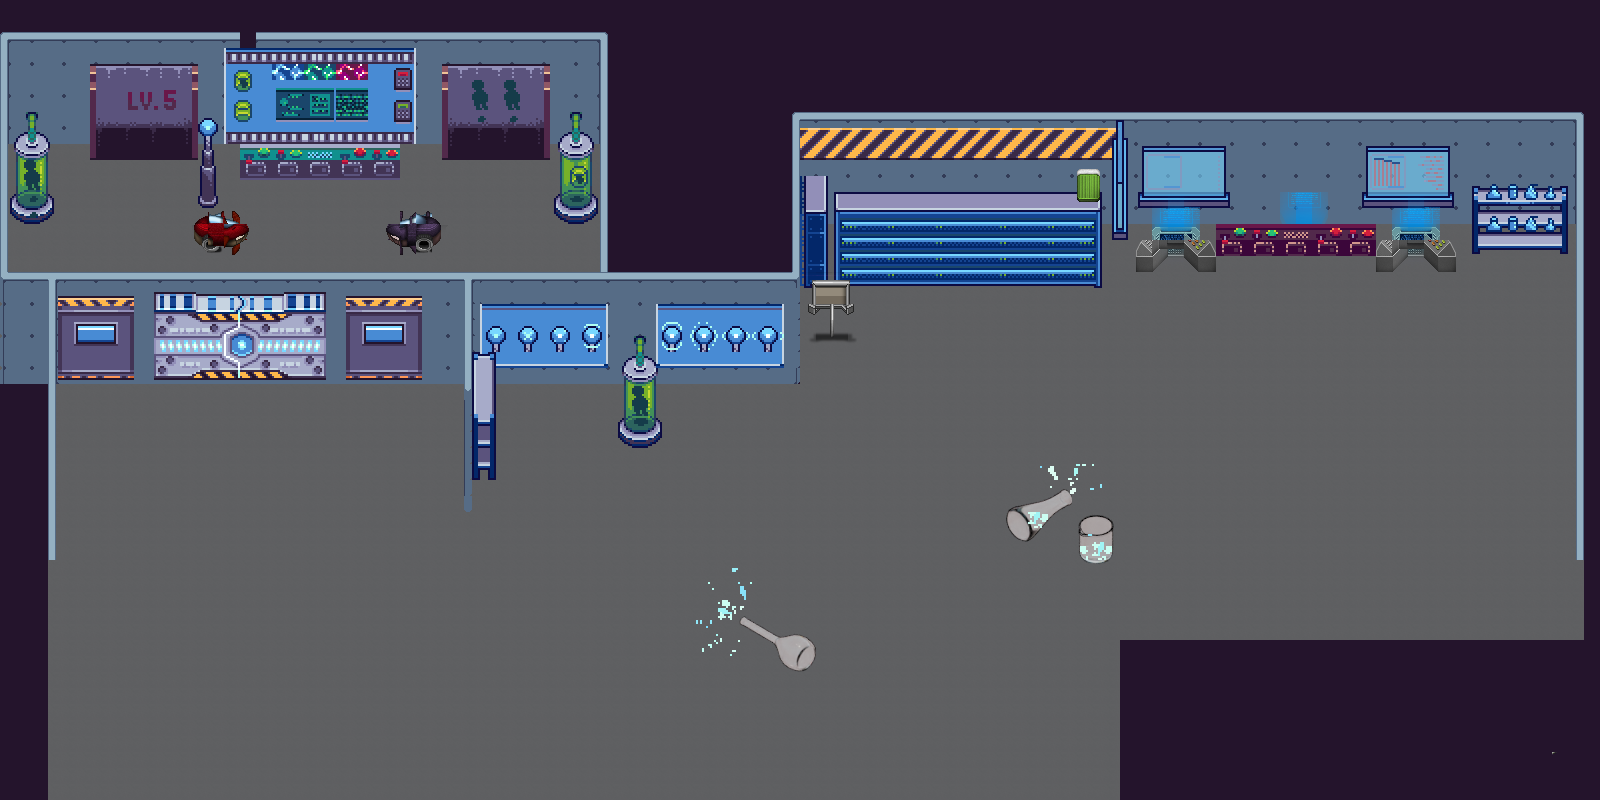

Tiled map render using the project's own tile images. Description and the map definition, with tile-layer contents summarised, below:
An orthogonal 100x50 tile map with 16x16 px tiles, 5 tile layers (0, 1, 2, 3, ...), 15 tilesets and 36 objects.

<map version="1.10" tiledversion="1.11.0" orientation="orthogonal" renderorder="right-down" width="100" height="50" tilewidth="16" tileheight="16" infinite="0" nextlayerid="22" nextobjectid="175">
 <editorsettings>
  <export target="object PTN.tmx" format="tmx" />
 </editorsettings>
 <properties>
  <property name="mapMusic" value="audio/music/boss_theme.mp3" />
 </properties>
 <tileset firstgid="1" name="spriteSheet_fireEffect03_42x52" tilewidth="16" tileheight="16" tilecount="285" columns="15">
  <image source="PTN-tileset/tiles_laboratory_LandOfPixels/32px/spriteSheet_fireEffect03_42x52.png" width="252" height="312" />
 </tileset>
 <tileset firstgid="286" name="spriteSheet_lightBulbSmallAnimation_32x32" tilewidth="16" tileheight="16" tilecount="32" columns="16">
  <image source="PTN-tileset/tiles_laboratory_LandOfPixels/32px/spriteSheet_lightBulbSmallAnimation_32x32.png" width="256" height="32" />
 </tileset>
 <tileset firstgid="318" name="spriteSheet_lightingBulb02_136x146" tilewidth="16" tileheight="16" tilecount="2754" columns="51">
  <image source="PTN-tileset/tiles_laboratory_LandOfPixels/32px/spriteSheet_lightingBulb02_136x146.png" width="816" height="876" />
 </tileset>
 <tileset firstgid="3072" name="spriteSheet_tiledLiquids_32x32" tilewidth="16" tileheight="16" tilecount="192" columns="32">
  <image source="PTN-tileset/tiles_laboratory_LandOfPixels/32px/spriteSheet_tiledLiquids_32x32.png" width="512" height="96" />
 </tileset>
 <tileset firstgid="3264" name="tilesFloor32" tilewidth="16" tileheight="16" tilecount="792" columns="22">
  <image source="PTN-tileset/tiles_laboratory_LandOfPixels/32px/tilesFloor32.png" width="352" height="576" />
 </tileset>
 <tileset firstgid="4056" name="tilesStuff" tilewidth="16" tileheight="16" tilecount="2368" columns="74">
  <image source="PTN-tileset/tiles_laboratory_LandOfPixels/32px/tilesStuff.png" width="1184" height="512" />
 </tileset>
 <tileset firstgid="6424" name="tilesWalls" tilewidth="16" tileheight="16" tilecount="768" columns="24">
  <image source="PTN-tileset/tiles_laboratory_LandOfPixels/32px/tilesWalls.png" width="384" height="512" />
 </tileset>
 <tileset firstgid="7192" name="tileset x1" tilewidth="16" tileheight="16" tilecount="3404" columns="74">
  <image source="PTN-tileset/tileset x1.png" width="1184" height="736" />
 </tileset>
 <tileset firstgid="10596" name="neotiles" tilewidth="32" tileheight="32" tilecount="256" columns="16">
  <image source="PTN-tileset/neotiles.png" width="512" height="512" />
 </tileset>
 <tileset firstgid="10852" name="Computer Room Spritesheet 1" tilewidth="16" tileheight="16" tilecount="4096" columns="64">
  <image source="PTN-tileset/Computer Room Spritesheet 1.png" width="1024" height="1024" />
 </tileset>
 <tileset firstgid="14948" name="Chemistry Lab Second Spritesheet 7" tilewidth="16" tileheight="16" tilecount="4096" columns="64">
  <image source="PTN-tileset/Chemistry Lab Second Spritesheet 7.png" width="1024" height="1024" />
 </tileset>
 <tileset firstgid="19044" name="Chemistry Lab First Spritesheet 2" tilewidth="16" tileheight="16" tilecount="4096" columns="64">
  <image source="PTN-tileset/Chemistry Lab First Spritesheet 2.png" width="1024" height="1024" />
 </tileset>
 <tileset firstgid="23140" name="Terrain" class="Terrain" tilewidth="1600" tileheight="825" tilecount="9" columns="0">
  <grid orientation="orthogonal" width="1" height="1" />
  <tile id="2" type="Terrain">
   <image source="PTN-tileset/object/object 1.3.png" width="439" height="373" />
   <objectgroup draworder="index" id="2">
    <object id="6" x="94.5" y="336" width="40" height="33" />
    <object id="7" x="283.5" y="338" width="41.5" height="31" />
    <object id="9" x="53.1317" y="199.207" width="343.125" height="113.578" />
   </objectgroup>
  </tile>
  <tile id="3" type="Terrain">
   <image source="PTN-tileset/object/object 1.4.png" width="316" height="257" />
   <objectgroup draworder="index" id="2">
    <object id="1" x="39.5" y="210.5" width="22" height="29.5" />
    <object id="2" x="37.5" y="6.5" width="26" height="34.5" />
    <object id="3" x="286" y="5.5" width="26" height="34.5" />
    <object id="4" x="251.5" y="225.5" width="28" height="28" />
   </objectgroup>
  </tile>
  <tile id="4" type="Terrain">
   <image source="PTN-tileset/object/wall1.1.png" width="1064" height="272" />
   <objectgroup draworder="index" id="2">
    <object id="1" x="4" y="1" width="6" height="266.951" />
    <object id="4" x="628" y="256.674" width="435" height="13.326" />
    <object id="5" x="-3.32344" y="254.797" width="272.522" height="16.6172" />
   </objectgroup>
  </tile>
  <tile id="5" type="Terrain">
   <image source="PTN-tileset/object/wall 1.2.png" width="220" height="825" />
   <objectgroup draworder="index" id="2">
    <object id="1" x="210" y="2" width="5.33333" height="821.333" />
   </objectgroup>
  </tile>
  <tile id="6" type="Terrain">
   <image source="PTN-tileset/object/wall 1.3.png" width="479" height="275" />
   <objectgroup draworder="index" id="2">
    <object id="1" x="5.33333" y="108.307" width="470.667" height="9.02579" />
    </objectgroup>
  </tile>
  <tile id="7" type="Terrain">
   <image source="PTN-tileset/1.png" width="195" height="197" />
   <objectgroup draworder="index" id="2">
    <!-- 22 objects omitted --></objectgroup>
  </tile>
  <tile id="8" type="Terrain">
   <image source="PTN-tileset/2.png" width="209" height="195" />
   <objectgroup draworder="index" id="2">
    <!-- 19 objects omitted --></objectgroup>
  </tile>
  <tile id="9" type="Terrain">
   <image source="PTN-tileset/3.png" width="199" height="213" />
   <objectgroup draworder="index" id="2">
    <!-- 17 objects omitted --></objectgroup>
  </tile>
  <tile id="13" type="Terrain">
   <image source="PTN-tileset/map2.2.png" width="1600" height="800" />
   <objectgroup draworder="index" id="10">
    <!-- 15 objects omitted --></objectgroup>
  </tile>
 </tileset>
 <tileset firstgid="23154" name="entities" tilewidth="120" tileheight="120" tilecount="2" columns="0">
  <grid orientation="orthogonal" width="1" height="1" />
  <tile id="4" type="Boss">
   <image source="Nhân vật/Nhân vật/Boss/idle_00.png" width="120" height="120" />
  </tile>
  <tile id="5" type="Player">
   <image source="Nhân vật/Nhân vật/player/idle_00.png" width="64" height="64" />
  </tile>
 </tileset>
 <tileset firstgid="23160" name="new" tilewidth="70" tileheight="64" tilecount="2" columns="0">
  <grid orientation="orthogonal" width="1" height="1" />
  <tile id="0">
   <image source="Nhân vật/Nhân vật/Skeleton/die_00.png" width="70" height="64" />
  </tile>
  <tile id="2">
   <image source="Nhân vật/Nhân vật/Vampire/idle_00.png" width="64" height="64" />
  </tile>
 </tileset>
 <group id="12" name="bgd">
  <layer id="7" name="0" width="100" height="50">
   <data>[5000 cells, 5000 non-empty, 5 distinct tile ids]</data>
  </layer>
  <layer id="2" name="1" width="100" height="50">
   <data>[5000 cells, 1117 non-empty, 134 distinct tile ids]</data>
  </layer>
  <layer id="4" name="2" width="100" height="50">
   <data>[5000 cells, 701 non-empty, 437 distinct tile ids]</data>
  </layer>
  <layer id="6" name="3" width="100" height="50">
   <data>[5000 cells, 245 non-empty, 181 distinct tile ids]</data>
  </layer>
  <layer id="11" name="4" width="100" height="50">
   <data>[5000 cells, 20 non-empty, 18 distinct tile ids]</data>
  </layer>
 </group>
 <group id="13" name="terrain">
  <objectgroup id="9" name="Wall-back">
   <!-- 10 objects omitted --></objectgroup>
  <objectgroup id="10" name="Object">
   <!-- 8 objects omitted --></objectgroup>
  <objectgroup id="8" name="Wall">
   <!-- 5 objects omitted --></objectgroup>
 </group>
 <group id="15" name="entities">
  <objectgroup id="16" name="entities">
   <!-- 3 objects omitted --></objectgroup>
 </group>
 <objectgroup id="21" name="portals">
  <!-- 1 objects omitted --></objectgroup>
</map>
<!-- 24 of 36 objects omitted -->
